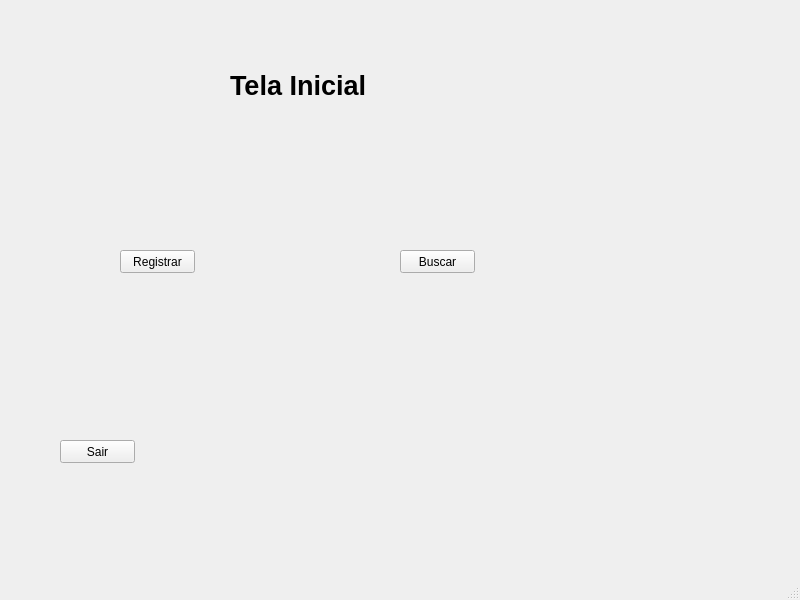
<?xml version="1.0" encoding="UTF-8"?>
<ui version="4.0">
 <class>MainWindow</class>
 <widget class="QMainWindow" name="MainWindow">
  <property name="geometry">
   <rect>
    <x>0</x>
    <y>0</y>
    <width>800</width>
    <height>600</height>
   </rect>
  </property>
  <property name="windowTitle">
   <string>MainWindow</string>
  </property>
  <widget class="QWidget" name="centralwidget">
   <widget class="QLabel" name="label_3">
    <property name="geometry">
     <rect>
      <x>230</x>
      <y>60</y>
      <width>161</width>
      <height>51</height>
     </rect>
    </property>
    <property name="font">
     <font>
      <pointsize>20</pointsize>
      <weight>75</weight>
      <bold>true</bold>
     </font>
    </property>
    <property name="text">
     <string>Tela Inicial</string>
    </property>
   </widget>
   <widget class="QPushButton" name="pushButton">
    <property name="geometry">
     <rect>
      <x>120</x>
      <y>250</y>
      <width>75</width>
      <height>23</height>
     </rect>
    </property>
    <property name="text">
     <string>Registrar</string>
    </property>
   </widget>
   <widget class="QPushButton" name="pushButton_2">
    <property name="geometry">
     <rect>
      <x>400</x>
      <y>250</y>
      <width>75</width>
      <height>23</height>
     </rect>
    </property>
    <property name="text">
     <string>Buscar</string>
    </property>
   </widget>
   <widget class="QPushButton" name="pushButton_3">
    <property name="geometry">
     <rect>
      <x>60</x>
      <y>440</y>
      <width>75</width>
      <height>23</height>
     </rect>
    </property>
    <property name="text">
     <string>Sair</string>
    </property>
   </widget>
  </widget>
  <widget class="QMenuBar" name="menubar">
   <property name="geometry">
    <rect>
     <x>0</x>
     <y>0</y>
     <width>800</width>
     <height>21</height>
    </rect>
   </property>
  </widget>
  <widget class="QStatusBar" name="statusbar"/>
 </widget>
 <resources/>
 <connections/>
</ui>
